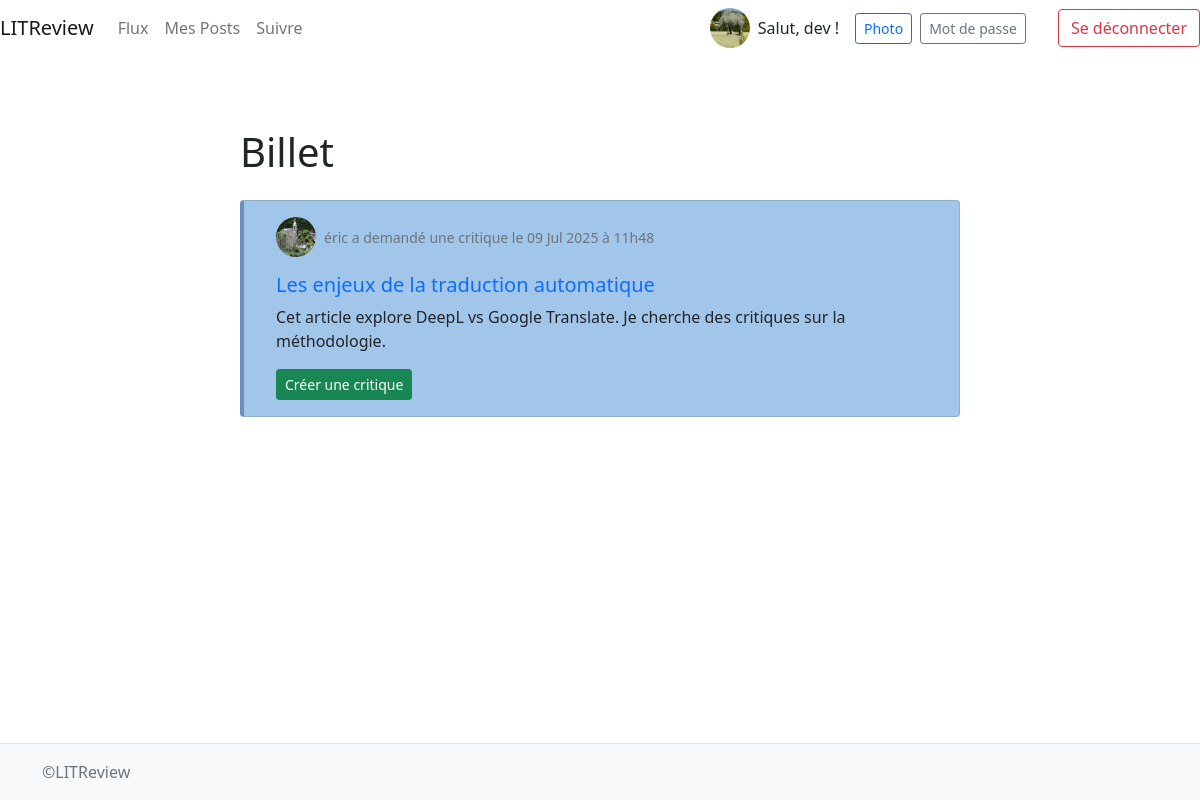
/ticket/3 (signed in), run on an earlier commit of the app's database.
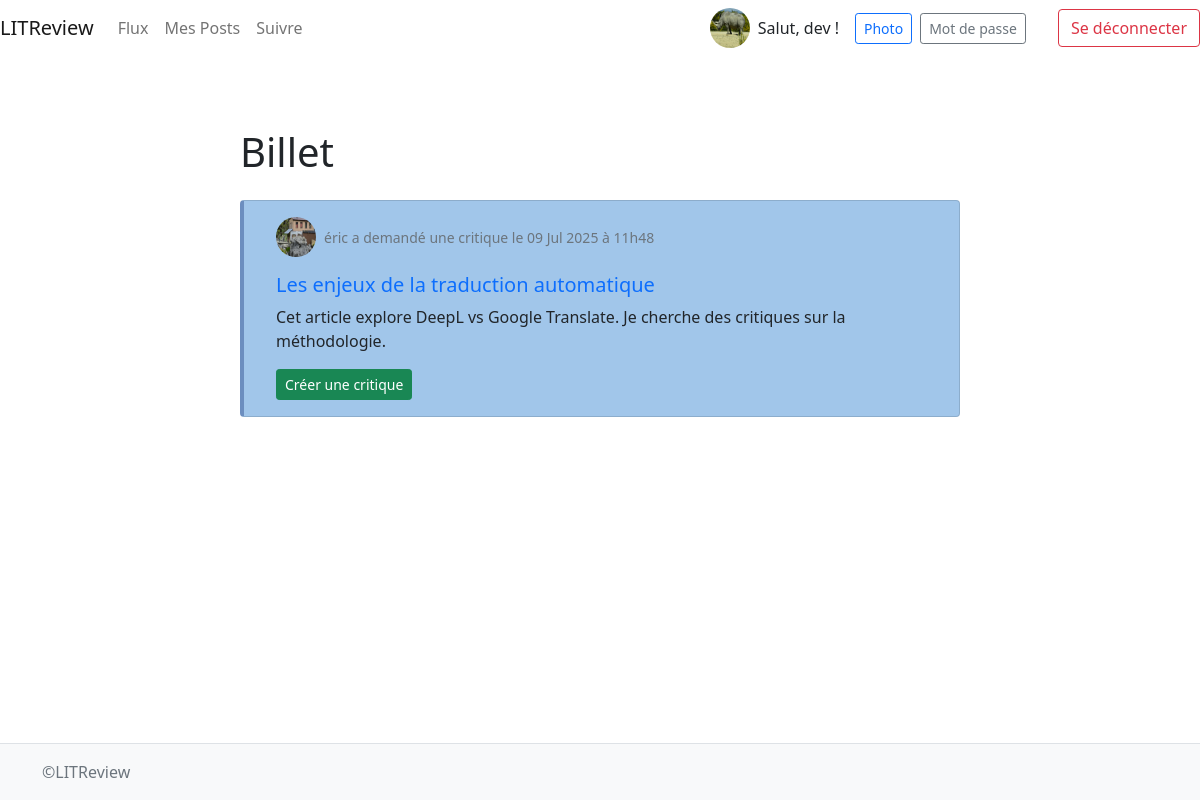
And on a later commit of the database.
### blog/models.py (models this page shows, shortened)
class Ticket(models.Model):
    title = models.CharField(max_length=128)
    description = models.CharField(max_length=2048, blank=True)
    user = models.ForeignKey(settings.AUTH_USER_MODEL, on_delete=models.CASCADE)
    image = models.ImageField(blank=True, null=True)
    time_created = models.DateTimeField(auto_now_add=True)
    update_at = models.DateTimeField(auto_now=True)
    IMAGE_MAX_SIZE = (800, 800)

### authentication/models.py (models this page shows)
class User(AbstractUser):
    profile_photo = models.ImageField(verbose_name='Photo de profil')
    follows = models.ManyToManyField(
        'self',
        symmetrical=False,
        verbose_name='suit',
        related_name='followers'
    )
    blocked = models.ManyToManyField(
        'self',
        symmetrical=False,
        related_name='blocked_by',
        blank=True,
        verbose_name='bloqué',
    )

### blog/views.py (the view)
# urls.py: path('ticket/<int:ticket_id>', blog.views.view_ticket,
@login_required
def view_ticket(request, ticket_id):
    ticket = get_object_or_404(models.Ticket, id=ticket_id)
    return render(request,
                  'blog/view_ticket.html', {
                      'ticket': ticket,
                      'show_edit': True
                      })

### blog/templatetags/blog_extras.py (called while the page is built, shortened)
@register.simple_tag(takes_context=True)
def get_poster_display(context, user):
    if user == context['user']:
        return 'vous avez'
    return user.username + ' a'

@register.simple_tag
def get_posted_at_display(posted_at):
    seconds_ago = (timezone.now() - posted_at).total_seconds()
    if seconds_ago <= HOUR:
        return f'il y a {int(seconds_ago // MINUTE)} minutes'
    if seconds_ago <= DAY:
        return f'il y a {int(seconds_ago // HOUR)} heures.'
    return f'le {posted_at.strftime("%d %b %Y à %Hh%M")}'

@register.simple_tag
def get_updated_at_display(created_at, updated_at):
    if not updated_at:
        return ''
    if updated_at - created_at < timedelta(seconds=1):
        return ''

@register.filter
def is_reviewed_by(ticket, user):
    return ticket.review_set.filter(user=user).exists()

@register.filter
def is_author(instance, user):
    return instance.user == user

### blog/templates/blog/view_ticket.html
{% extends 'base.html' %}
{% block content %}
  <div class="container py-5">
    <div class="row justify-content-center">
      <div class="col-lg-8">
        <h1 class="display-6 mb-4">Billet</h1>
        {% include 'blog/partials/ticket_snippet.html' with ticket=ticket %}
      </div>
    </div>
  </div>
{% endblock content %}

### blog/templates/blog/partials/ticket_snippet.html (shortened to what this page needs)
{% load static %}
{% load blog_extras %}
<div class="card bg-ticket mb-4">
  <div class="card-body">
    <div class="d-flex align-items-center mb-3">
      {% if ticket.user.profile_photo %}
        <img src="{{ ticket.user.profile_photo.url }}" alt="Avatar"
             class="rounded-circle me-2" width="40" height="40">
      {% else %}
        <img src="{% static 'images/default_profile.png' %}" alt="Avatar"
             class="rounded-circle me-2" width="40" height="40">
      {% endif %}
      <small class="text-muted">
        {% get_poster_display ticket.user %}  demandé une critique
        {% get_posted_at_display ticket.time_created as posted_msg %}
        {{ posted_msg }}
      </small>
    </div>
    <a href="{% url 'view-ticket' ticket.id %}" class="text-decoration-none">
      <h5 class="card-title">{{ ticket.title }}</h5>
    </a>
    <p class="card-text">{{ ticket.description }}</p>
    <div class="mt-3">
      {% if not ticket|is_reviewed_by:user %}
        <a href="{% url 'create-review' ticket.id %}"
           class="btn btn-sm btn-success">
          Créer une critique
        </a>
      {% endif %}
    </div>
  </div>
</div>

What changed in the data, as far as the page shows it:
changed through a linked row, Ticket "Les enjeux de la traduction automatique": user.profile_photo: a different picture
